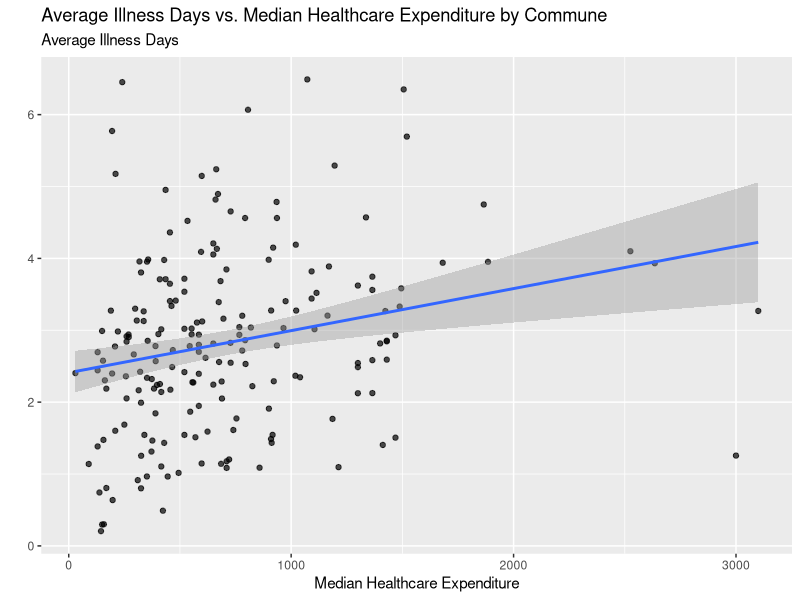

The R source for this figure:
## ---- chunk 1
# load libraries

library(tidyverse)
library(knitr)
library(kableExtra)

## ---- chunk 2
# load data

household_data <- read_csv(file = "vietnam_hh.csv")
indiv_data <- read_csv(file = "vietnam_ind.csv")

## ---- chunk 3
# solution for question 2a

clean_indiv_data <- indiv_data |> 
  select(commune, age, educ, illness, injury, illdays, 
         insurance, lnhhexp, respondent_male = sex) |> 
  mutate(household_exp = exp(lnhhexp),
         across(.cols = c(commune, respondent_male,
                          injury, insurance),
                .fns = as.factor))
## ---- chunk 4
# solution for question 2b

clean_household_data <- household_data |> 
  select(commune, hhsize, lnhhexp, lnexp12m) |> 
  mutate(household_exp = exp(lnhhexp),
         healthcare_exp = exp(lnexp12m),
         commune = as.factor(commune))

## ---- chunk 5
# solution for question 3

clean_indiv_data |> 
  group_by(commune) |> 
  summarise(mean_illdays = mean(illdays)) |> 
  arrange(desc(mean_illdays)) |> 
  slice_head(n = 10) |> 
  kable()
## ---- chunk 6
# solution for question 4

commune_spending <- function(df, commune_var, spending_var){
  
  spending_summary <- df |>
    group_by({{commune_var}}) |>
    summarise(median_spending = median({{spending_var}}, na.rm = T))
  
  lowest <- spending_summary |>
    slice_min(median_spending, n = 1)

  highest <- spending_summary |>
    slice_max(median_spending, n = 1)
  
  list(lowest = lowest, highest = highest)
}
## ---- chunk 7

results <- commune_spending(df = clean_household_data,
                 commune_var = commune,
                 spending_var = healthcare_exp)

results$highest
results$lowest
## ---- chunk 8
# solution for question 5a

commune_illdays <- clean_indiv_data |> 
  group_by(commune) |> 
  summarise(mean_illdays = mean(illdays, na.rm = T))

commune_healthcare <- clean_household_data |> 
  group_by(commune) |> 
  summarise(med_healthcare_exp = median(healthcare_exp, na.rm = T))

commune_illdays |> 
  left_join(commune_healthcare, by = "commune") |> 
  ggplot(aes(x = med_healthcare_exp,
             y = mean_illdays)) +
  geom_point(alpha = 0.7) +
  geom_smooth(method = "lm") +
  labs(
    title = "Average Illness Days vs. Median Healthcare Expenditure by Commune",
    subtitle = "Average Illness Days",
    x = "Median Healthcare Expenditure",
    y = ""
  ) 
## ---- chunk 9
# solution for question 6a

prop_ins <- clean_indiv_data |> 
  summarize(obs_insurance_rate = mean(insurance, na.rm = TRUE)) |> 
  pull()

prop_ins
## ---- chunk 10
# solution for question 6b

simulate_insurance_sample <- function(sample_size){
   if(!is.numeric(sample_size) |
     length(sample_size) != 1 |
     sample_size <= 0){
     stop("Please provide one positive numeric value for sample_size.")}

  simulated_insurance <- rbinom(n = 1, size = sample_size, p = prop_ins)
  
  return(simulated_insurance/sample_size)
}
## ---- chunk 11
# code to check function works

set.seed(134)
simulate_insurance_sample(100)
